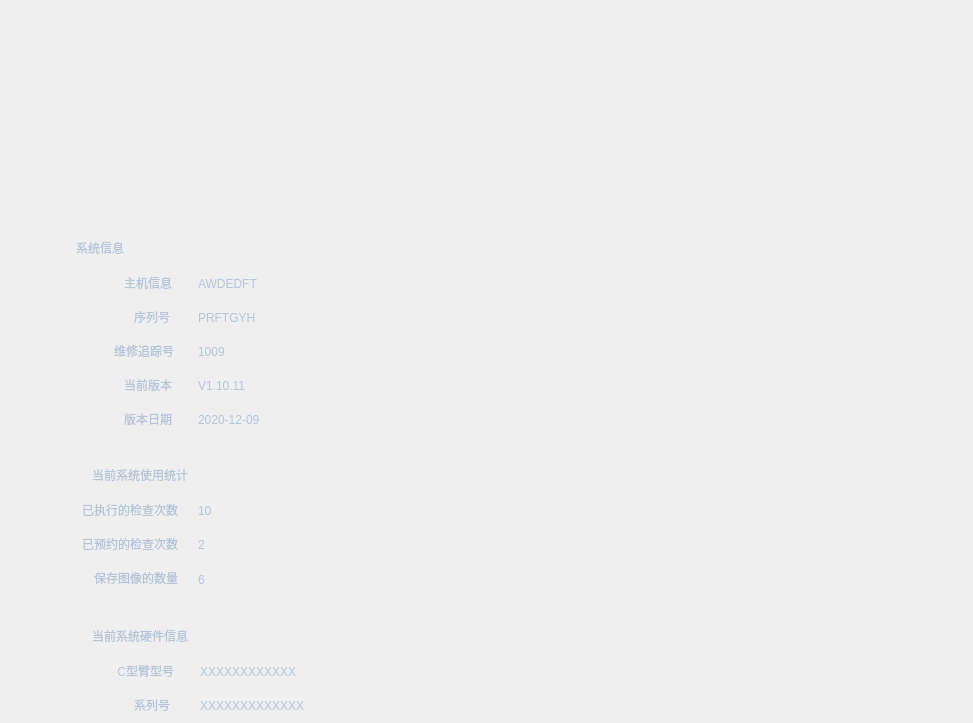
     <widget class="QCfgSysInfoPage" name="page">
      <property name="styleSheet">
       <string notr="true">QLabel
{
font: 14px &quot;Microsoft YaHei&quot;;
color: #B4C4D9;
}
</string>
      </property>
      <widget class="QLabel" name="label">
       <property name="geometry">
        <rect>
         <x>60</x>
         <y>60</y>
         <width>579</width>
         <height>140</height>
        </rect>
       </property>
       <property name="styleSheet">
        <string notr="true"/>
       </property>
       <property name="text">
        <string/>
       </property>
       <property name="pixmap">
        <pixmap resource="../../CArmWorkStation.qrc">:/SysConfig/ImageSource/SysConfig/deviceImg.png</pixmap>
       </property>
       <property name="scaledContents">
        <bool>true</bool>
       </property>
      </widget>
      <widget class="QLabel" name="label_4">
       <property name="geometry">
        <rect>
         <x>60</x>
         <y>240</y>
         <width>64</width>
         <height>16</height>
        </rect>
       </property>
       <property name="styleSheet">
        <string notr="true">QLabel
{
font: 16px &quot;Microsoft YaHei&quot;;
color: #B4C4D9;
}
</string>
       </property>
       <property name="text">
        <string>系统信息</string>
       </property>
       <property name="scaledContents">
        <bool>true</bool>
       </property>
       <property name="alignment">
        <set>Qt::AlignRight|Qt::AlignTrailing|Qt::AlignVCenter</set>
       </property>
       <property name="wordWrap">
        <bool>true</bool>
       </property>
      </widget>
      <widget class="QLabel" name="label_5">
       <property name="geometry">
        <rect>
         <x>116</x>
         <y>276</y>
         <width>56</width>
         <height>14</height>
        </rect>
       </property>
       <property name="text">
        <string>主机信息</string>
       </property>
       <property name="scaledContents">
        <bool>true</bool>
       </property>
       <property name="alignment">
        <set>Qt::AlignRight|Qt::AlignTrailing|Qt::AlignVCenter</set>
       </property>
       <property name="wordWrap">
        <bool>true</bool>
       </property>
      </widget>
      <widget class="QLabel" name="label_6">
       <property name="geometry">
        <rect>
         <x>128</x>
         <y>310</y>
         <width>42</width>
         <height>14</height>
        </rect>
       </property>
       <property name="text">
        <string>序列号</string>
       </property>
       <property name="scaledContents">
        <bool>true</bool>
       </property>
       <property name="alignment">
        <set>Qt::AlignRight|Qt::AlignTrailing|Qt::AlignVCenter</set>
       </property>
       <property name="wordWrap">
        <bool>true</bool>
       </property>
      </widget>
      <widget class="QLabel" name="label_7">
       <property name="geometry">
        <rect>
         <x>104</x>
         <y>344</y>
         <width>70</width>
         <height>14</height>
        </rect>
       </property>
       <property name="text">
        <string>维修追踪号</string>
       </property>
       <property name="scaledContents">
        <bool>true</bool>
       </property>
       <property name="alignment">
        <set>Qt::AlignRight|Qt::AlignTrailing|Qt::AlignVCenter</set>
       </property>
       <property name="wordWrap">
        <bool>true</bool>
       </property>
      </widget>
      <widget class="QLabel" name="label_8">
       <property name="geometry">
        <rect>
         <x>116</x>
         <y>378</y>
         <width>56</width>
         <height>14</height>
        </rect>
       </property>
       <property name="text">
        <string>当前版本</string>
       </property>
       <property name="scaledContents">
        <bool>true</bool>
       </property>
       <property name="alignment">
        <set>Qt::AlignRight|Qt::AlignTrailing|Qt::AlignVCenter</set>
       </property>
       <property name="wordWrap">
        <bool>true</bool>
       </property>
      </widget>
      <widget class="QLabel" name="label_9">
       <property name="geometry">
        <rect>
         <x>116</x>
         <y>412</y>
         <width>56</width>
         <height>14</height>
        </rect>
       </property>
       <property name="text">
        <string>版本日期</string>
       </property>
       <property name="scaledContents">
        <bool>true</bool>
       </property>
       <property name="alignment">
        <set>Qt::AlignRight|Qt::AlignTrailing|Qt::AlignVCenter</set>
       </property>
       <property name="wordWrap">
        <bool>true</bool>
       </property>
      </widget>
      <widget class="QLabel" name="label_10">
       <property name="geometry">
        <rect>
         <x>60</x>
         <y>467</y>
         <width>128</width>
         <height>16</height>
        </rect>
       </property>
       <property name="styleSheet">
        <string notr="true">QLabel
{
font: 16px &quot;Microsoft YaHei&quot;;
color: #B4C4D9;
}
</string>
       </property>
       <property name="text">
        <string>当前系统使用统计</string>
       </property>
       <property name="scaledContents">
        <bool>true</bool>
       </property>
       <property name="alignment">
        <set>Qt::AlignRight|Qt::AlignTrailing|Qt::AlignVCenter</set>
       </property>
       <property name="wordWrap">
        <bool>true</bool>
       </property>
      </widget>
      <widget class="QLabel" name="sysInfo_hostSN">
       <property name="geometry">
        <rect>
         <x>198</x>
         <y>310</y>
         <width>171</width>
         <height>16</height>
        </rect>
       </property>
       <property name="text">
        <string>PRFTGYH</string>
       </property>
       <property name="scaledContents">
        <bool>true</bool>
       </property>
       <property name="alignment">
        <set>Qt::AlignLeading|Qt::AlignLeft|Qt::AlignVCenter</set>
       </property>
       <property name="wordWrap">
        <bool>true</bool>
       </property>
      </widget>
      <widget class="QLabel" name="sysInfo_hostInfo">
       <property name="geometry">
        <rect>
         <x>198</x>
         <y>276</y>
         <width>171</width>
         <height>16</height>
        </rect>
       </property>
       <property name="text">
        <string>AWDEDFT</string>
       </property>
       <property name="scaledContents">
        <bool>true</bool>
       </property>
       <property name="alignment">
        <set>Qt::AlignLeading|Qt::AlignLeft|Qt::AlignVCenter</set>
       </property>
       <property name="wordWrap">
        <bool>true</bool>
       </property>
      </widget>
      <widget class="QLabel" name="sysInfo_versionDate">
       <property name="geometry">
        <rect>
         <x>198</x>
         <y>412</y>
         <width>181</width>
         <height>16</height>
        </rect>
       </property>
       <property name="text">
        <string>2020-12-09</string>
       </property>
       <property name="scaledContents">
        <bool>true</bool>
       </property>
       <property name="alignment">
        <set>Qt::AlignLeading|Qt::AlignLeft|Qt::AlignVCenter</set>
       </property>
       <property name="wordWrap">
        <bool>true</bool>
       </property>
      </widget>
      <widget class="QLabel" name="sysInfo_maintenanceTrackingNumber">
       <property name="geometry">
        <rect>
         <x>198</x>
         <y>344</y>
         <width>171</width>
         <height>16</height>
        </rect>
       </property>
       <property name="text">
        <string>1009</string>
       </property>
       <property name="scaledContents">
        <bool>true</bool>
       </property>
       <property name="alignment">
        <set>Qt::AlignLeading|Qt::AlignLeft|Qt::AlignVCenter</set>
       </property>
       <property name="wordWrap">
        <bool>true</bool>
       </property>
      </widget>
      <widget class="QLabel" name="sysInfo_version">
       <property name="geometry">
        <rect>
         <x>198</x>
         <y>378</y>
         <width>181</width>
         <height>16</height>
        </rect>
       </property>
       <property name="text">
        <string>V1.10.11</string>
       </property>
       <property name="scaledContents">
        <bool>true</bool>
       </property>
       <property name="alignment">
        <set>Qt::AlignLeading|Qt::AlignLeft|Qt::AlignVCenter</set>
       </property>
       <property name="wordWrap">
        <bool>true</bool>
       </property>
      </widget>
      <widget class="QLabel" name="sysInfo_executedStudyNum">
       <property name="geometry">
        <rect>
         <x>198</x>
         <y>503</y>
         <width>131</width>
         <height>16</height>
        </rect>
       </property>
       <property name="text">
        <string>10</string>
       </property>
       <property name="scaledContents">
        <bool>true</bool>
       </property>
       <property name="alignment">
        <set>Qt::AlignLeading|Qt::AlignLeft|Qt::AlignVCenter</set>
       </property>
       <property name="wordWrap">
        <bool>true</bool>
       </property>
      </widget>
      <widget class="QLabel" name="label_18">
       <property name="geometry">
        <rect>
         <x>80</x>
         <y>503</y>
         <width>98</width>
         <height>14</height>
        </rect>
       </property>
       <property name="text">
        <string>已执行的检查次数</string>
       </property>
       <property name="scaledContents">
        <bool>true</bool>
       </property>
       <property name="alignment">
        <set>Qt::AlignRight|Qt::AlignTrailing|Qt::AlignVCenter</set>
       </property>
       <property name="wordWrap">
        <bool>true</bool>
       </property>
      </widget>
      <widget class="QLabel" name="sysInfo_reservedStudyNum">
       <property name="geometry">
        <rect>
         <x>198</x>
         <y>537</y>
         <width>121</width>
         <height>16</height>
        </rect>
       </property>
       <property name="text">
        <string>2</string>
       </property>
       <property name="scaledContents">
        <bool>true</bool>
       </property>
       <property name="alignment">
        <set>Qt::AlignLeading|Qt::AlignLeft|Qt::AlignVCenter</set>
       </property>
       <property name="wordWrap">
        <bool>true</bool>
       </property>
      </widget>
      <widget class="QLabel" name="label_20">
       <property name="geometry">
        <rect>
         <x>80</x>
         <y>537</y>
         <width>98</width>
         <height>14</height>
        </rect>
       </property>
       <property name="text">
        <string>已预约的检查次数</string>
       </property>
       <property name="scaledContents">
        <bool>true</bool>
       </property>
       <property name="alignment">
        <set>Qt::AlignRight|Qt::AlignTrailing|Qt::AlignVCenter</set>
       </property>
       <property name="wordWrap">
        <bool>true</bool>
       </property>
      </widget>
      <widget class="QLabel" name="sysInfo_SavedPicNumber">
       <property name="geometry">
        <rect>
         <x>198</x>
         <y>573</y>
         <width>91</width>
         <height>14</height>
        </rect>
       </property>
       <property name="text">
        <string>6</string>
       </property>
       <property name="scaledContents">
        <bool>true</bool>
       </property>
       <property name="alignment">
        <set>Qt::AlignLeading|Qt::AlignLeft|Qt::AlignVCenter</set>
       </property>
       <property name="wordWrap">
        <bool>true</bool>
       </property>
      </widget>
      <widget class="QLabel" name="label_22">
       <property name="geometry">
        <rect>
         <x>80</x>
         <y>571</y>
         <width>98</width>
         <height>14</height>
        </rect>
       </property>
       <property name="text">
        <string>保存图像的数量</string>
       </property>
       <property name="scaledContents">
        <bool>true</bool>
       </property>
       <property name="alignment">
        <set>Qt::AlignRight|Qt::AlignTrailing|Qt::AlignVCenter</set>
       </property>
       <property name="wordWrap">
        <bool>true</bool>
       </property>
      </widget>
      <widget class="QLabel" name="label_24">
       <property name="geometry">
        <rect>
         <x>60</x>
         <y>628</y>
         <width>128</width>
         <height>16</height>
        </rect>
       </property>
       <property name="styleSheet">
        <string notr="true">QLabel
{
font: 16px &quot;Microsoft YaHei&quot;;
color: #B4C4D9;
}
</string>
       </property>
       <property name="text">
        <string>当前系统硬件信息</string>
       </property>
       <property name="scaledContents">
        <bool>true</bool>
       </property>
       <property name="alignment">
        <set>Qt::AlignRight|Qt::AlignTrailing|Qt::AlignVCenter</set>
       </property>
       <property name="wordWrap">
        <bool>true</bool>
       </property>
      </widget>
      <widget class="QLabel" name="label_25">
       <property name="geometry">
        <rect>
         <x>109</x>
         <y>664</y>
         <width>65</width>
         <height>14</height>
        </rect>
       </property>
       <property name="text">
        <string>C型臂型号</string>
       </property>
       <property name="scaledContents">
        <bool>true</bool>
       </property>
       <property name="alignment">
        <set>Qt::AlignRight|Qt::AlignTrailing|Qt::AlignVCenter</set>
       </property>
       <property name="wordWrap">
        <bool>true</bool>
       </property>
      </widget>
      <widget class="QLabel" name="sysInfo_cArmModel">
       <property name="geometry">
        <rect>
         <x>200</x>
         <y>664</y>
         <width>181</width>
         <height>16</height>
        </rect>
       </property>
       <property name="text">
        <string>XXXXXXXXXXXX</string>
       </property>
       <property name="scaledContents">
        <bool>true</bool>
       </property>
       <property name="alignment">
        <set>Qt::AlignLeading|Qt::AlignLeft|Qt::AlignVCenter</set>
       </property>
       <property name="wordWrap">
        <bool>true</bool>
       </property>
      </widget>
      <widget class="QLabel" name="label_27">
       <property name="geometry">
        <rect>
         <x>128</x>
         <y>698</y>
         <width>42</width>
         <height>14</height>
        </rect>
       </property>
       <property name="text">
        <string>系列号</string>
       </property>
       <property name="scaledContents">
        <bool>true</bool>
       </property>
       <property name="alignment">
        <set>Qt::AlignRight|Qt::AlignTrailing|Qt::AlignVCenter</set>
       </property>
       <property name="wordWrap">
        <bool>true</bool>
       </property>
      </widget>
      <widget class="QLabel" name="sysInfo_cArmSN">
       <property name="geometry">
        <rect>
         <x>200</x>
         <y>698</y>
         <width>201</width>
         <height>16</height>
        </rect>
       </property>
       <property name="text">
        <string>XXXXXXXXXXXXX</string>
       </property>
       <property name="scaledContents">
        <bool>true</bool>
       </property>
       <property name="alignment">
        <set>Qt::AlignLeading|Qt::AlignLeft|Qt::AlignVCenter</set>
       </property>
       <property name="wordWrap">
        <bool>true</bool>
       </property>
      </widget>
      <widget class="QLabel" name="label_11">
       <property name="geometry">
        <rect>
         <x>60</x>
         <y>446</y>
         <width>904</width>
         <height>1</height>
        </rect>
       </property>
       <property name="styleSheet">
        <string notr="true">QLabel
{
background-color:rgba(255,255,255,25);
}
</string>
       </property>
       <property name="text">
        <string/>
       </property>
      </widget>
      <widget class="QLabel" name="label_23">
       <property name="geometry">
        <rect>
         <x>60</x>
         <y>607</y>
         <width>904</width>
         <height>1</height>
        </rect>
       </property>
       <property name="styleSheet">
        <string notr="true">QLabel
{
background-color:rgba(255,255,255,25);
}
</string>
       </property>
       <property name="text">
        <string/>
       </property>
      </widget>
     </widget>
